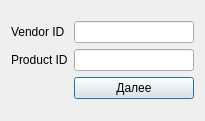
<?xml version="1.0" encoding="UTF-8"?>
<ui version="4.0">
 <class>FirstDevice</class>
 <widget class="QDialog" name="FirstDevice">
  <property name="geometry">
   <rect>
    <x>0</x>
    <y>0</y>
    <width>205</width>
    <height>121</height>
   </rect>
  </property>
  <property name="minimumSize">
   <size>
    <width>205</width>
    <height>121</height>
   </size>
  </property>
  <property name="maximumSize">
   <size>
    <width>205</width>
    <height>121</height>
   </size>
  </property>
  <property name="windowTitle">
   <string>Первое подключение</string>
  </property>
  <layout class="QHBoxLayout" name="horizontalLayout">
   <item>
    <layout class="QVBoxLayout" name="verticalLayout">
     <item>
      <layout class="QGridLayout" name="gridLayout">
       <item row="0" column="0">
        <widget class="QLabel" name="label">
         <property name="text">
          <string>Vendor ID</string>
         </property>
        </widget>
       </item>
       <item row="1" column="0">
        <widget class="QLabel" name="label_2">
         <property name="text">
          <string>Product ID</string>
         </property>
        </widget>
       </item>
       <item row="0" column="1">
        <widget class="QLineEdit" name="vendor"/>
       </item>
       <item row="1" column="1">
        <widget class="QLineEdit" name="product"/>
       </item>
       <item row="2" column="1">
        <widget class="QPushButton" name="next">
         <property name="text">
          <string>Далее</string>
         </property>
        </widget>
       </item>
      </layout>
     </item>
    </layout>
   </item>
  </layout>
 </widget>
 <resources/>
 <connections/>
</ui>
